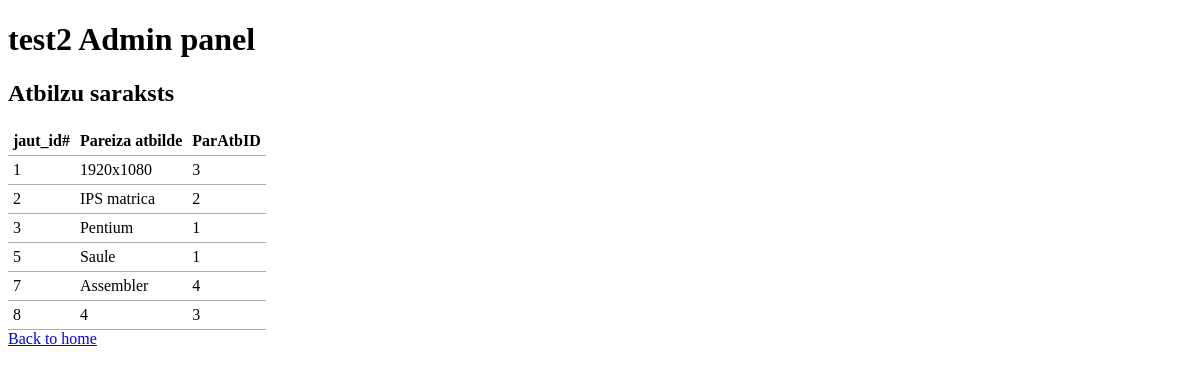
Screenshot of /12/read-answ-corr.php with the database file from the repository.
### tables this page shows
CREATE TABLE `test2_pareizas_atbildes` (
  `jaut_id` int(11) NOT NULL,
  `pareizaAtbilde` varchar(60) NOT NULL,
  `pareizaAtbilde_id` int(5) NOT NULL
);

### common.php (called while the page is built, shortened)
<?php
function escape($html) {
    return htmlspecialchars($html, ENT_QUOTES | ENT_SUBSTITUTE, "UTF-8");
}

### 12/read-answ-corr.php (the view)
<?php
require "../config.php";
require "../common.php";
try {
  $connection = new PDO($dsn, $username, $password, $options);
  $sql = "SELECT * FROM test2_pareizas_atbildes";
  $statement = $connection->prepare($sql);
  $statement->execute();
  $result = $statement->fetchAll();
} catch(PDOException $error) {
  echo $sql . "<br>" . $error->getMessage();
}
?>
<?php require "templates/header.php"; ?>
<h2>Atbilzu saraksts</h2>
<table>
    <thead>
        <tr>
            <th>jaut_id#</th>
            <th>Pareiza atbilde</th>
            <th>ParAtbID</th>
        </tr>
    </thead>
    <tbody>
    <?php foreach ($result as $row) : ?>
        <tr>
            <td><?php echo escape($row["jaut_id"]); ?></td>
            <td><?php echo escape($row["pareizaAtbilde"]); ?></td>
            <td><?php echo escape($row["pareizaAtbilde_id"]); ?></td>
        </tr>
    <?php endforeach; ?>
    </tbody>
</table>
<a href="index.php">Back to home</a>
<?php require "templates/footer.php"; ?>

### 12/css/style.css (style rules this page uses)
table { border-collapse: collapse; border-spacing: 0; }
td, th { padding: 5px; border-bottom: 1px solid #aaa; }

### rows the page displays
test2_pareizas_atbildes: jaut_id "1", pareizaAtbilde "1920x1080", pareizaAtbilde "3"
test2_pareizas_atbildes: jaut_id "2", pareizaAtbilde "IPS matrica", pareizaAtbilde "2"
test2_pareizas_atbildes: jaut_id "3", pareizaAtbilde "Pentium", pareizaAtbilde "1"
test2_pareizas_atbildes: jaut_id "5", pareizaAtbilde "Saule", pareizaAtbilde "1"
test2_pareizas_atbildes: jaut_id "7", pareizaAtbilde "Assembler", pareizaAtbilde "4"
test2_pareizas_atbildes: jaut_id "8", pareizaAtbilde "4", pareizaAtbilde "3"
